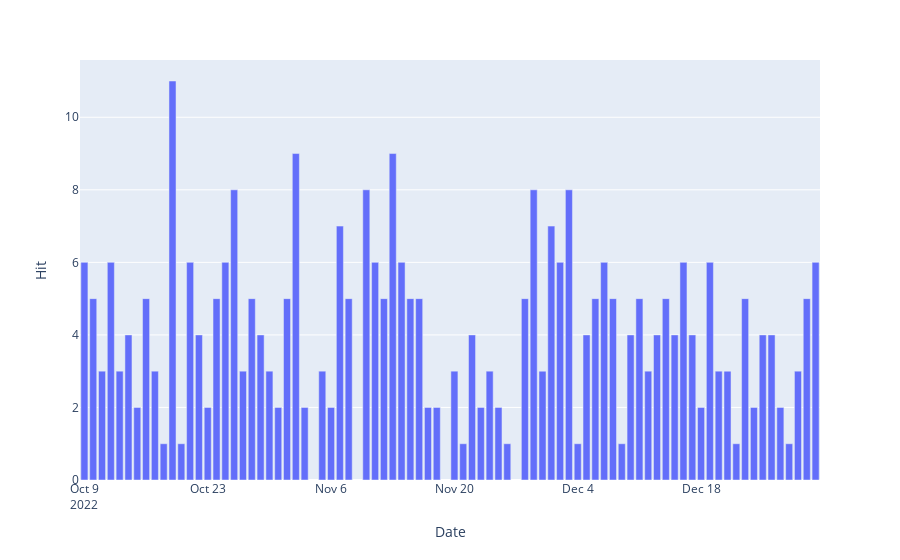

The notebook cell saved with this chart:
### Code cell
fig = px.bar(NatSq_hits, x='Date', y='Hit')
fig.show()
